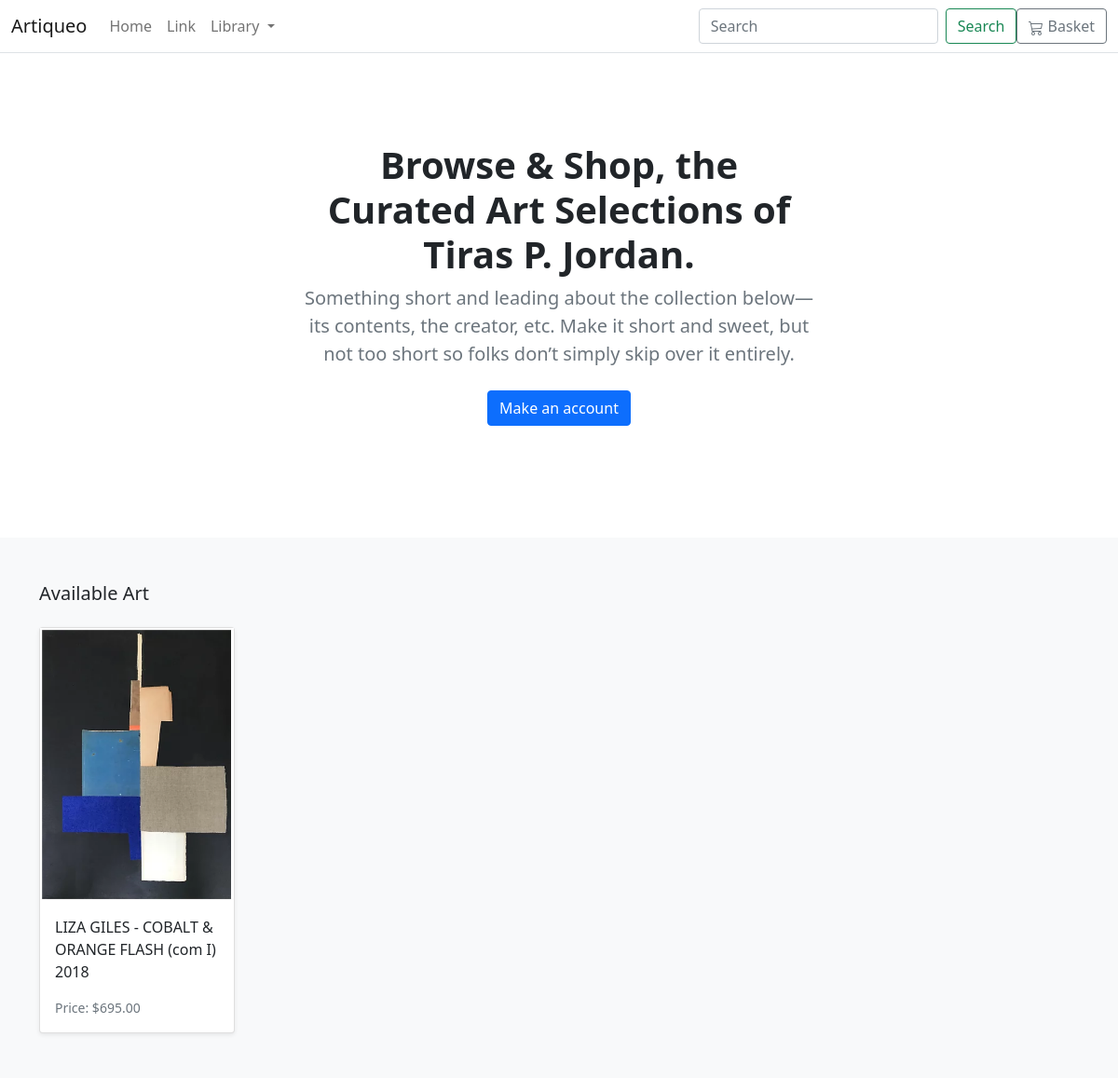
The app's page /, older data.
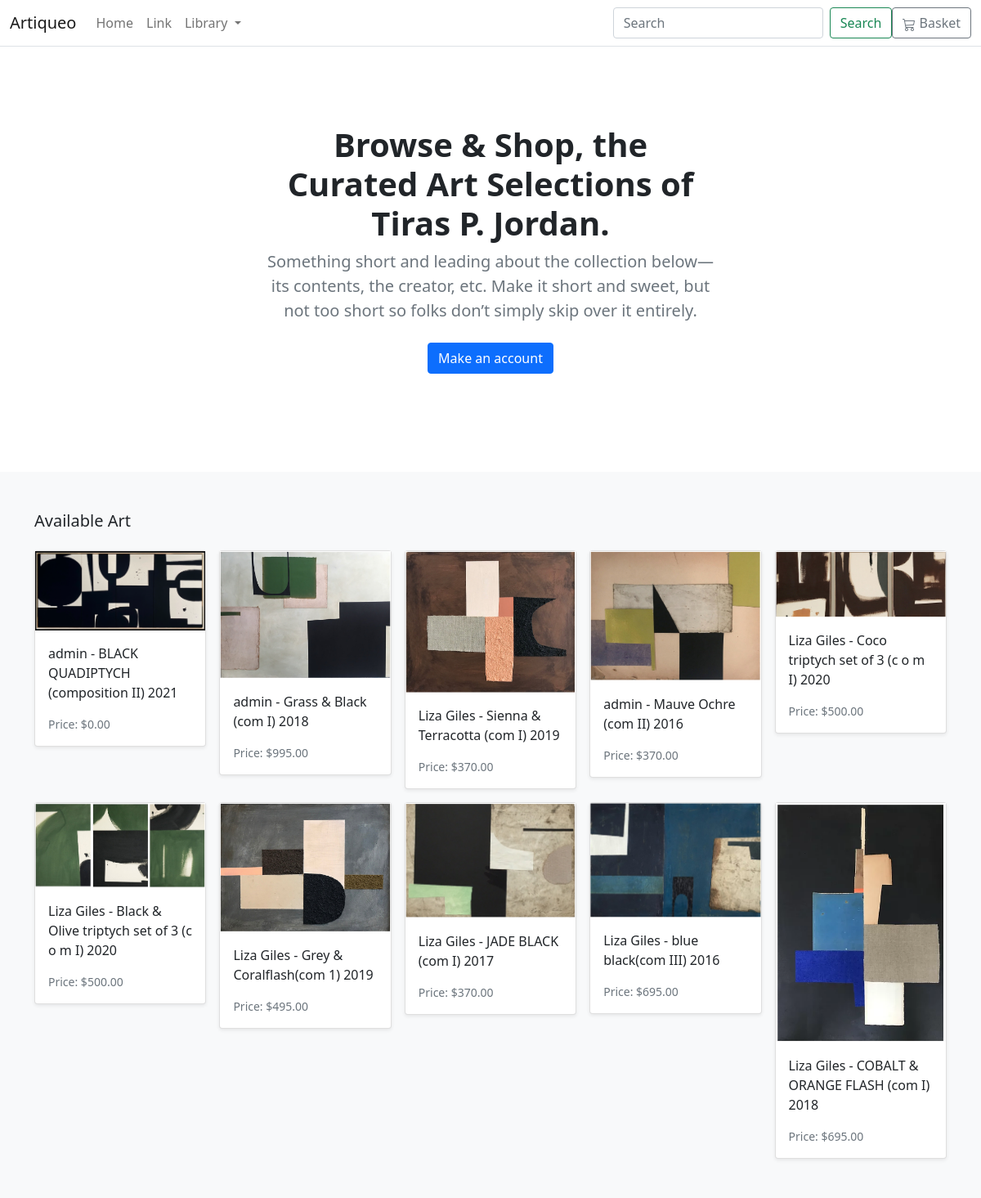
The same page, newer data.
### store/models.py (models this page shows, shortened)
class Product(models.Model):
    category = models.ForeignKey(Category, related_name='product', on_delete=models.CASCADE)
    created_by = models.ForeignKey(User, on_delete=models.CASCADE, related_name='product_creator')
    title = models.CharField(max_length=255)
    artist = models.CharField(max_length=255, default='admin')
    description = models.TextField(blank=True) #Dimensions go here too.
    image = models.ImageField(upload_to='images/')
    slug = models.SlugField(max_length=255)
    price = models.DecimalField(max_digits=5, decimal_places=2)
    in_stock = models.BooleanField(default=True)
    is_active = models.BooleanField(default=True)
    created = models.DateTimeField(auto_now_add=True)
    updated = models.DateTimeField(auto_now=True)
    class Meta:
        verbose_name_plural = 'Products'
        ordering = ('-created',)
    def get_absolute_url(self):
        return reverse("store:product_detail", args=[self.slug])

### store/views.py (the view)
# urls.py: path('', views.all_products, name='all_products'),
def all_products(request):
    products = Product.objects.all()
    return render(request, 'store/home.html', {'products': products})

### basket/context_processors.py (called while the page is built)
def basket(request):
    return {'basket': Basket(request)}

### store/models.py (called while the page is built)
    def get_absolute_url(self):
        return reverse("store:category_list", args=[self.slug])

### store/views.py (called while the page is built)
def categories(request):
    return {
        'categories': Category.objects.all()
    }

### templates/store/home.html (shortened to what this page needs)
{% extends "./base.html" %}
{% load static %}
{% block content %}
<section class="py-5 text-center container">
    <div class="row py-lg-5">
      <div class="col-lg-6 col-md-8 mx-auto">
        <h1 class="h1 fw-bold">Browse & Shop, the Curated Art Selections of Tiras P. Jordan.</h1>
        <p class="lead text-muted">Something short and leading about the collection below—its contents, the creator,
          etc. Make it short and sweet, but not too short so folks don’t simply skip over it entirely.</p>
        <p>
          <a href="#" class="btn btn-primary my-2">Make an account</a>
        </p>
      </div>
    </div>
</section>
<div class="album py-5 bg-light">
    <div class="container">
      <div class="pb-3 h5">Available Art</div>
      <div class="row row-cols-1 row-cols-sm-2 row-cols-md-5 g-3">
        {% for product in products %}
        <div class="col">
          <div class="card shadow-sm">
            <img class="img-fluid" alt="Responsive image" src="{{ product.image.url }}">
            <div class="card-body">
              <p class="card-text">
                <a class="text-dark text-decoration-none" href="{{ product.get_absolute_url }}">{{ product.artist }} - {{ product.title }}</a>
              </p>
              <div class="d-flex justify-content-between align-items-center">
                <small class="text-muted" href="{{ product.get_absolute_url }}">Price: ${{ product.price }}</small>
              </div>
            </div>
          </div>
        </div>
        {% endfor %}
      </div>
    </div>
</div>
{% endblock %}

### templates/store/base.html (shortened to what this page needs)
{% load static %}
<!DOCTYPE html>
<html>
<head>
    <link href="https://cdn.jsdelivr.net/npm/bootstrap@5.0.0-beta1/dist/css/bootstrap.min.css" rel="stylesheet">
</head>
<body>
    <header>
        <nav class="navbar navbar-expand-md navbar-light bg-white border-bottom">
            <div class="container-fluid">
                <a class="navbar-brand" href="#">Artiqueo</a>
                <div class="collapse navbar-collapse" id="navbarCollapse">
                    <ul class="navbar-nav me-auto mb-2 mb-md-0">
                        <li class="nav-item active">
                            <a class="nav-link" aria-current="page" href="/">Home</a>
                        </li>
                        <li class="nav-item">
                            <a class="nav-link" href="#">Link</a>
                        </li>
                        <li class="nav-item dropdown">
                            <a class="nav-link dropdown-toggle" href="#" id="navbarDropdown" role="button"
                                data-bs-toggle="dropdown" aria-expanded="false">
                                Library
                            </a>
                        </li>
                    </ul>
                    <form class="d-flex">
                        <input class="form-control me-2" type="search" placeholder="Search" aria-label="Search">
                        <button class="btn btn-outline-success" type="submit">Search</button>
                    </form>
                    <a type="button" role="button" href="{% url "basket:basket_summary" %}"
                        class="btn btn-outline-secondary">
                        Basket
                    </a>
                </div>
            </div>
        </nav>
    </header>
    <div id="content">{% block content %} {% endblock %}</div>
</body>
</html>

Row changes from the older to the newer data that the page shows:
added Product: image (picture), artist "admin", title "BLACK QUADIPTYCH (composition II) 2021", price "0.00"
added Product: image (picture), artist "admin", title "Grass & Black (com I) 2018", price "995.00"
added Product: image (picture), artist "Liza Giles", title "Sienna & Terracotta (com I) 2019", price "370.00"
added Product: image (picture), artist "admin", title "Mauve Ochre (com II) 2016", price "370.00"
added Product: image (picture), artist "Liza Giles", title "Coco triptych set of 3 (c o m I) 2020", price "500.00"
added Product: image (picture), artist "Liza Giles", title "Black & Olive triptych set of 3 (c o m I) 2020", price "500.00"
added Product: image (picture), artist "Liza Giles", title "Grey & Coralflash(com 1) 2019", price "495.00"
added Product: image (picture), artist "Liza Giles", title "JADE BLACK (com I) 2017", price "370.00"
added Product: image (picture), artist "Liza Giles", title "blue black(com III) 2016", price "695.00"
changed Product "COBALT & ORANGE FLASH (com I) 2018": artist "LIZA GILES" → "Liza Giles"
